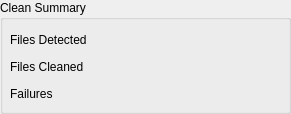
         <widget class="QGroupBox" name="groupBox">
          <property name="geometry">
           <rect>
            <x>10</x>
            <y>200</y>
            <width>291</width>
            <height>114</height>
           </rect>
          </property>
          <property name="title">
           <string>Clean Summary</string>
          </property>
          <widget class="QLabel" name="mdlsDetectedLabel">
           <property name="geometry">
            <rect>
             <x>10</x>
             <y>30</y>
             <width>261</width>
             <height>20</height>
            </rect>
           </property>
           <property name="text">
            <string>Files Detected</string>
           </property>
          </widget>
          <widget class="QLabel" name="mdlsCleanedLabel">
           <property name="geometry">
            <rect>
             <x>10</x>
             <y>57</y>
             <width>261</width>
             <height>20</height>
            </rect>
           </property>
           <property name="text">
            <string>Files Cleaned</string>
           </property>
          </widget>
          <widget class="QLabel" name="mdlsFailedLabel">
           <property name="geometry">
            <rect>
             <x>10</x>
             <y>84</y>
             <width>221</width>
             <height>20</height>
            </rect>
           </property>
           <property name="text">
            <string>Failures</string>
           </property>
          </widget>
         </widget>
